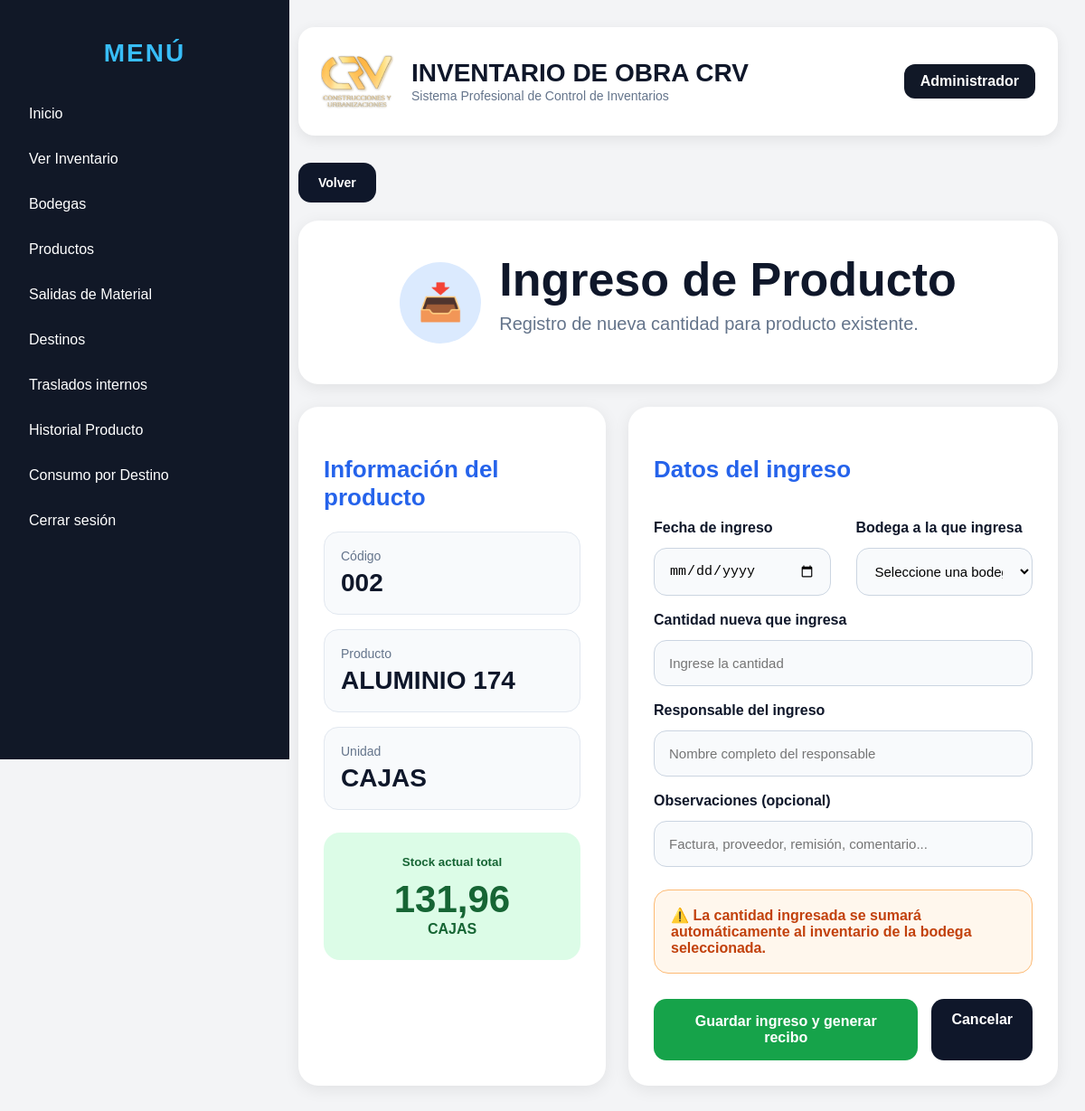
Before: /productos/ingresar/2 (signed in) with the older database file.
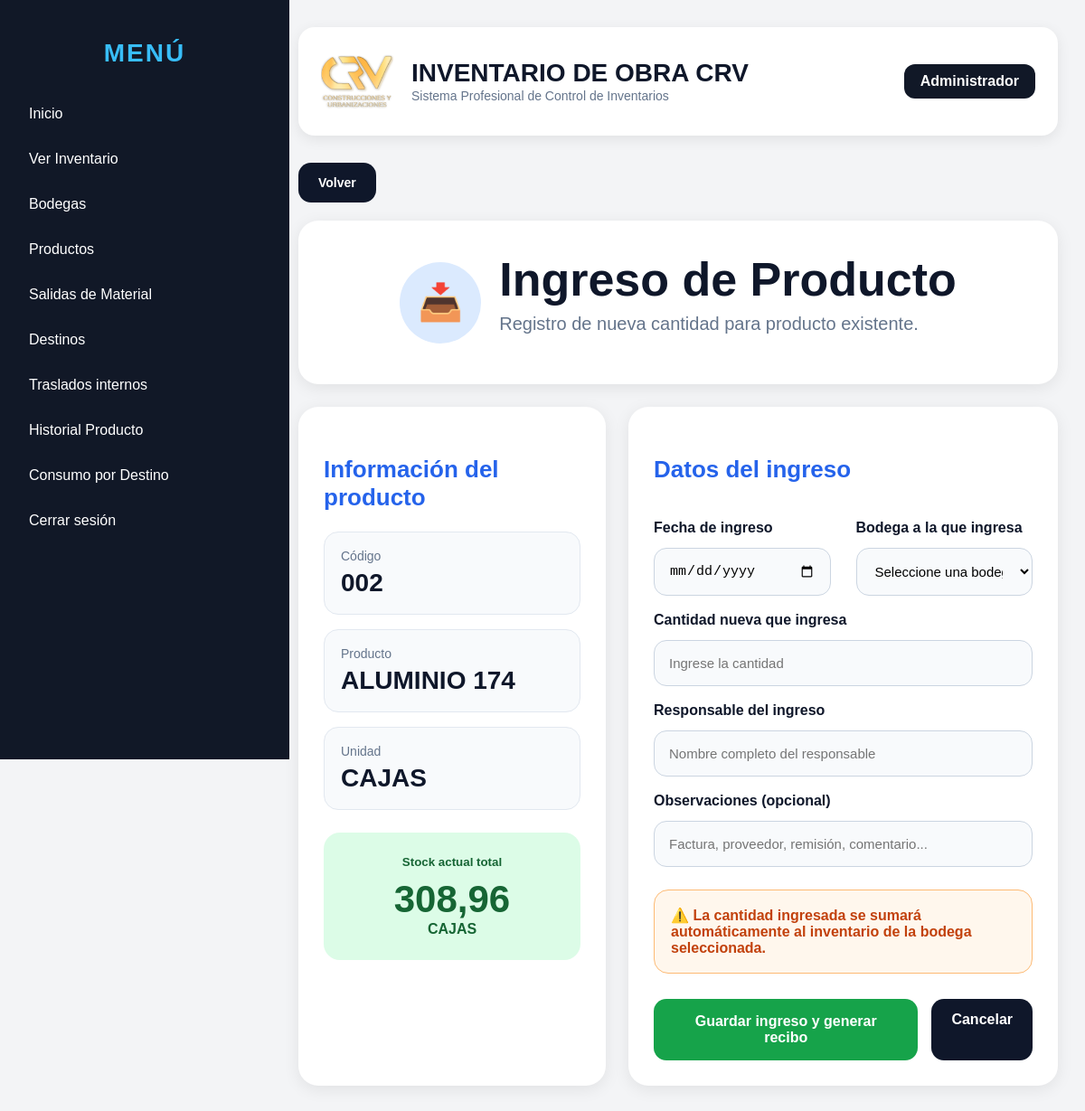
After: the same page with the newer database file.
### models/producto.py (models this page shows)
class Producto(db.Model):
    __tablename__ = "productos"
    id = db.Column(db.Integer, primary_key=True)
    codigo = db.Column(db.String(50), unique=True, nullable=False)
    nombre = db.Column(db.String(150), nullable=False)
    categoria = db.Column(db.String(100))
    unidad = db.Column(db.String(50))
    stock = db.Column(db.Float, default=0)
    stock_minimo = db.Column(db.Float, default=0)
    precio = db.Column(db.Float, default=0)
    activo = db.Column(db.Boolean, default=True)

### routes/productos.py (the view, shortened to what this page needs)
@productos_bp.route("/productos/ingresar/<int:id>", methods=["GET", "POST"])
@login_required
def ingresar_producto(id):
    producto = Producto.query.get_or_404(id)
    bodegas = Obra.query.order_by(Obra.nombre.asc()).all()
    return render_template(
        "productos/ingresar.html",
        producto=producto,
        bodegas=bodegas
    )

### templates/productos/ingresar.html (shortened to what this page needs)
{% extends "base.html" %}
{% block content %}
<div class="header-actions no-print">
    <button onclick="window.history.back()" class="btn-dark-custom">
        Volver
    </button>
</div>
<div class="page-title-card">
    <div class="title-icon">
        📥
    </div>
    <div>
        <h1>Ingreso de Producto</h1>
        <p>Registro de nueva cantidad para producto existente.</p>
    </div>
</div>
<div class="ingreso-grid">
    <div class="producto-info-card">
        <h3>Información del producto</h3>
        <div class="producto-item">
            <span>Código</span>
            <strong>{{ producto.codigo }}</strong>
        </div>
        <div class="producto-item">
            <span>Producto</span>
            <strong>{{ producto.nombre }}</strong>
        </div>
        <div class="producto-item">
            <span>Unidad</span>
            <strong>{{ producto.unidad }}</strong>
        </div>
        <div class="stock-total-card">
            <small>Stock actual total</small>
            <h2>
                {{ "{:,.2f}".format(producto.stock).replace(",", "X").replace(".", ",").replace("X", ".") }}
            </h2>
            <span>{{ producto.unidad }}</span>
        </div>
    </div>
    <div class="formulario-card">
        <h3>Datos del ingreso</h3>
        <form method="POST">
            <div class="form-grid">
                <div>
                    <label>Fecha de ingreso</label>
                    <input
                        type="date"
                        name="fecha_ingreso"
                        value="{{ fecha_actual }}"
                        required
                    >
                </div>
                <div>
                    <label>Bodega a la que ingresa</label>
                    <select name="obra_id" required>
                        <option value="">
                            Seleccione una bodega
                        </option>
                    </select>
                </div>
            </div>
            <label>Cantidad nueva que ingresa</label>
            <input
                type="number"
                step="0.01"
                name="cantidad"
                placeholder="Ingrese la cantidad"
                required
            >
            <label>Responsable del ingreso</label>
            <input
                type="text"
                name="responsable"
                placeholder="Nombre completo del responsable"
                required
            >
            <label>Observaciones (opcional)</label>
            <input
                type="text"
                name="observaciones"
                placeholder="Factura, proveedor, remisión, comentario..."
            >
            <div class="alerta-info">
                ⚠️ La cantidad ingresada se sumará automáticamente
                al inventario de la bodega seleccionada.
            </div>
            <div class="acciones-formulario">
                <button type="submit" class="btn-success-custom">
                    Guardar ingreso y generar recibo
                </button>
                <a href="/productos" class="btn-cancelar">
                    Cancelar
                </a>
            </div>
        </form>
    </div>
</div>
{% endblock %}

Changed rows visible on the page:
changed Producto "ALUMINIO 174": stock "131,96" → "308,96"
